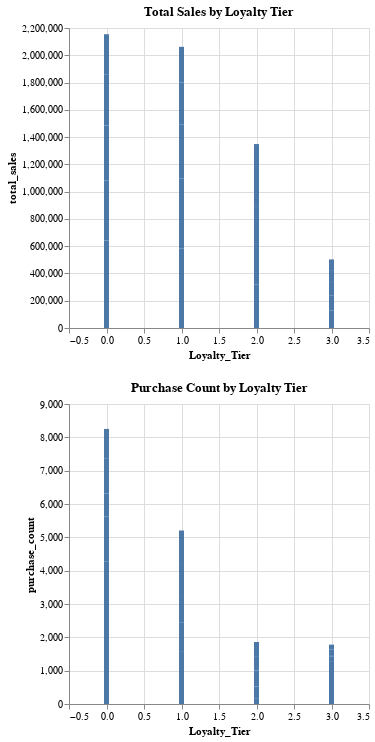

Notebook code for this chart:
### Code cell
# charts

import altair as alt

# Create a bar chart of total sales by loyalty tier
sales_chart = alt.Chart(top_by_loyalty).mark_bar().encode(
    x='Loyalty_Tier',
    y='total_sales'
).properties(
    title='Total Sales by Loyalty Tier'
)


# Create a bar chart of purchase count by loyalty tier
count_chart = alt.Chart(top_by_loyalty).mark_bar().encode(
    x='Loyalty_Tier',
    y='purchase_count'
).properties(
    title='Purchase Count by Loyalty Tier'
)

# Display both charts
sales_chart & count_chart

### Figure 1 — Vega-Lite specification as saved in the notebook (floating-point values rounded to 4 significant figures)
{"config": {"view": {"continuousWidth": 300, "continuousHeight": 300}}, "vconcat": [{"mark": {"type": "bar"}, "encoding": {"x": {"field": "Loyalty_Tier", "type": "quantitative"}, "y": {"field": "total_sales", "type": "quantitative"}}, "title": "Total Sales by Loyalty Tier"}, {"mark": {"type": "bar"}, "encoding": {"x": {"field": "Loyalty_Tier", "type": "quantitative"}, "y": {"field": "purchase_count", "type": "quantitative"}}, "title": "Purchase Count by Loyalty Tier"}], "data": {"name": "data-cc5ee20c8c8f4e7f9da8a11dc7fab840"}, "$schema": "https://vega.github.io/schema/vega-lite/v5.20.1.json", "datasets": {"data-cc5ee20c8c8f4e7f9da8a11dc7fab840": [{"Loyalty_Tier": 0.0, "Product_ID": 18243, "total_sales": 642000.0, "purchase_count": 4268}, {"Loyalty_Tier": 0.0, "Product_ID": 18291, "total_sales": 438900.0, "purchase_count": 1353}, {"Loyalty_Tier": 0.0, "Product_ID": 23954, "total_sales": 404300.0, "purchase_count": 697}, {"Loyalty_Tier": 0.0, "Product_ID": 5433, "total_sales": 371800.0, "purchase_count": 1038}, {"Loyalty_Tier": 0.0, "Product_ID": 36663, "total_sales": 297400.0, "purchase_count": 896}, {"Loyalty_Tier": 1.0, "Product_ID": 5433, "total_sales": 582100.0, "purchase_count": 1563}, {"Loyalty_Tier": 1.0, "Product_ID": 23954, "total_sales": 515800.0, "purchase_count": 891}, {"Loyalty_Tier": 1.0, "Product_ID": 5489, "total_sales": 393000.0, "purchase_count": 757}, {"Loyalty_Tier": 1.0, "Product_ID": 24136, "total_sales": 310700.0, "purchase_count": 990}, {"Loyalty_Tier": 1.0, "Product_ID": 4863, "total_sales": 260400.0, "purchase_count": 1004}, {"Loyalty_Tier": 2.0, "Product_ID": 5470, "total_sales": 320300.0, "purchase_count": 175}, {"Loyalty_Tier": 2.0, "Product_ID": 5475, "total_sales": 295900.0, "purchase_count": 352}, {"Loyalty_Tier": 2.0, "Product_ID": 23954, "total_sales": 271700.0, "purchase_count": 480}, {"Loyalty_Tier": 2.0, "Product_ID": 23738, "total_sales": 234000.0, "purchase_count": 406}, {"Loyalty_Tier": 2.0, "Product_ID": 5489, "total_sales": 227100.0, "purchase_count": 447}, {"Loyalty_Tier": 3.0, "Product_ID": 8455, "total_sales": 129800.0, "purchase_count": 1287}, {"Loyalty_Tier": 3.0, "Product_ID": 5475, "total_sales": 106900.0, "purchase_count": 130}, {"Loyalty_Tier": 3.0, "Product_ID": 5470, "total_sales": 93720.0, "purchase_count": 50}, {"Loyalty_Tier": 3.0, "Product_ID": 23954, "total_sales": 88310.0, "purchase_count": 162}, {"Loyalty_Tier": 3.0, "Product_ID": 23738, "total_sales": 84250.0, "purchase_count": 152}]}}
